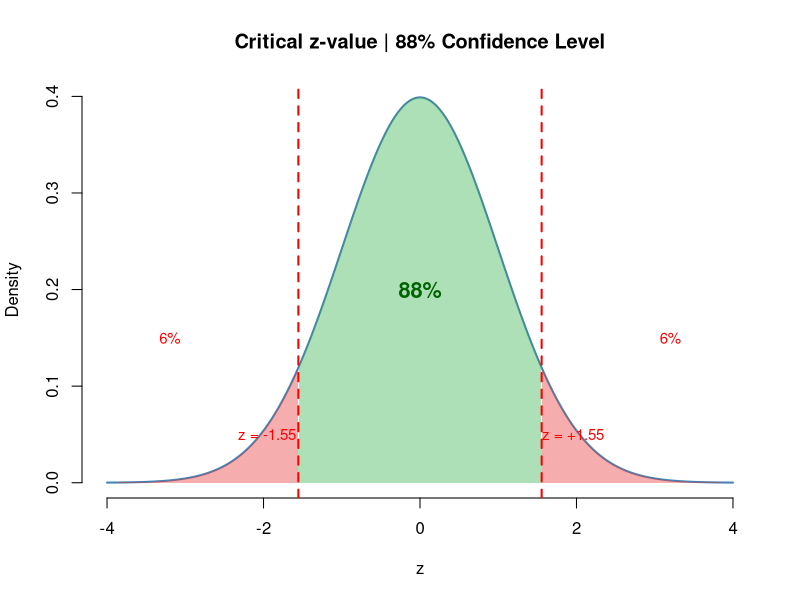
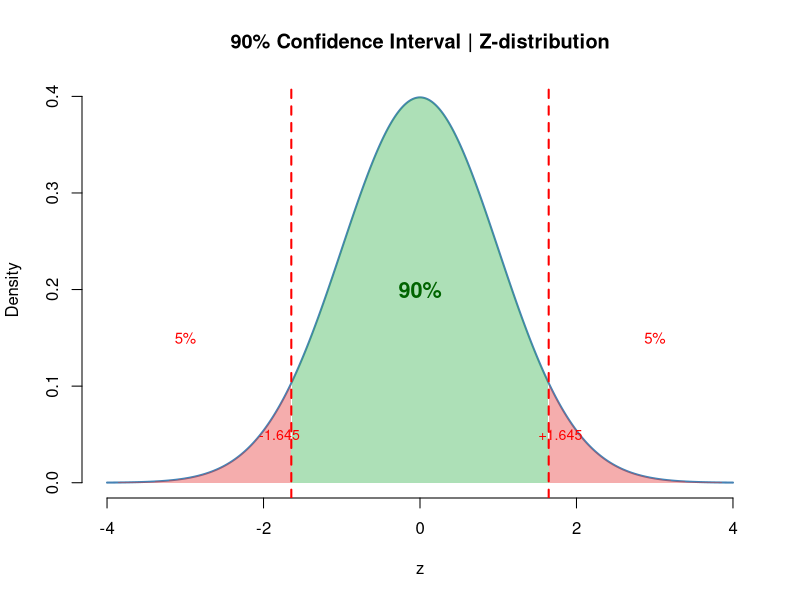
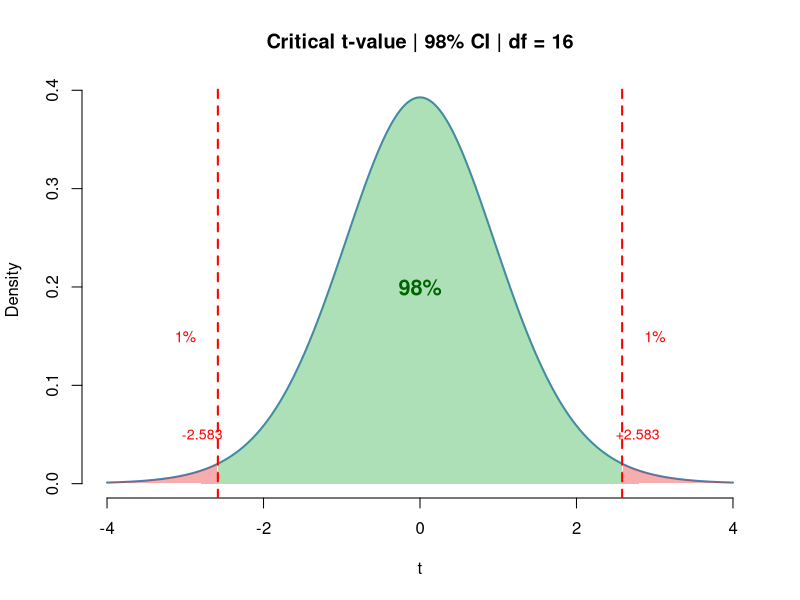
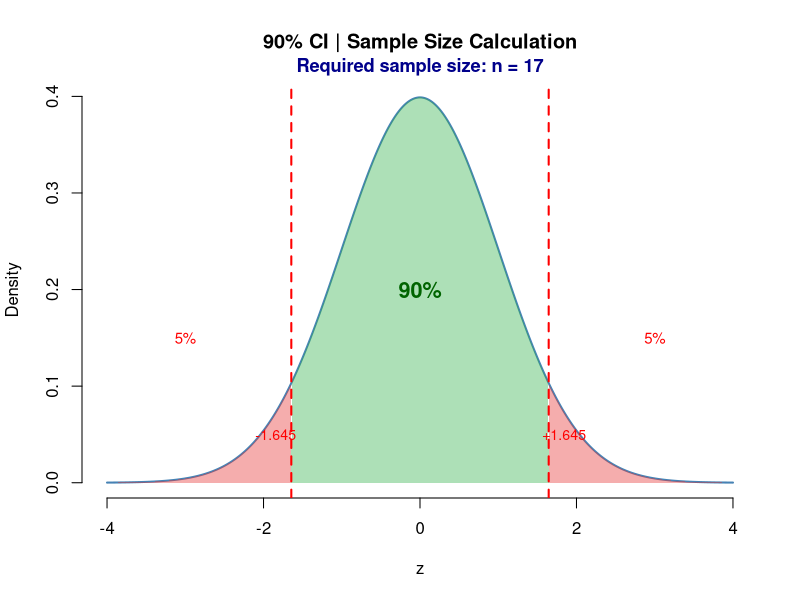
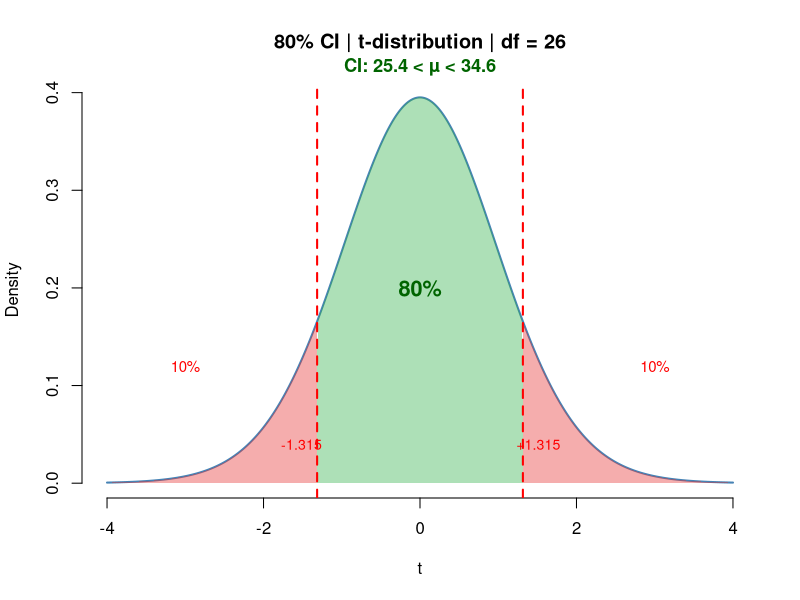
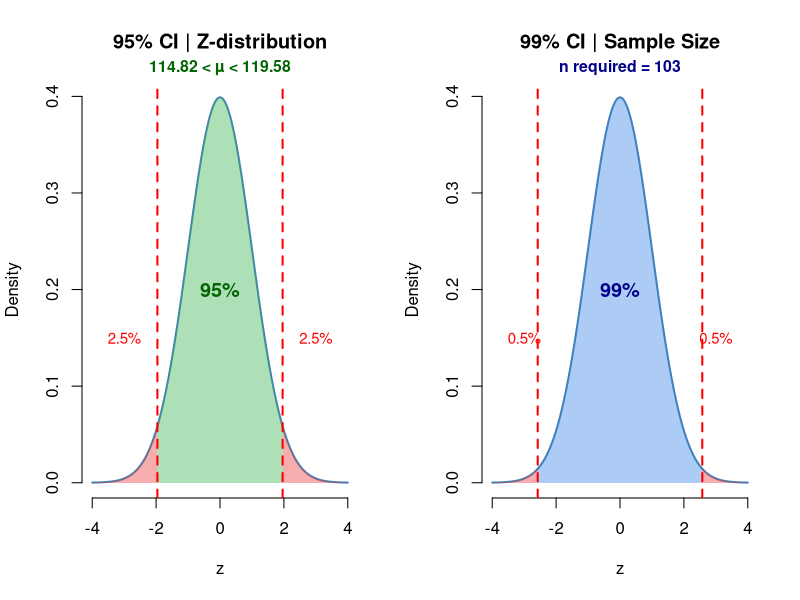

The R source for these figures, in order:
# ── Q1: Critical z-value for 88% confidence level ──────────────────────────

conf_level <- 0.88
alpha      <- 1 - conf_level        # 0.12
alpha_2    <- alpha / 2             # 0.06
z_critical <- qnorm(1 - alpha_2)

cat("Confidence level :", conf_level * 100, "%\n")
cat("Alpha/2          :", alpha_2, "\n")
cat("Critical z-value :", round(z_critical, 4), "\n")


# ── Visual ──────────────────────────────────────────────────────────────────
x <- seq(-4, 4, length.out = 1000)
y <- dnorm(x)

plot(x, y, type = "l", lwd = 2, col = "steelblue",
     main = "Critical z-value | 88% Confidence Level",
     xlab = "z", ylab = "Density", bty = "n")

# Shade confidence region (green)
x_mid <- x[x >= -z_critical & x <= z_critical]
polygon(c(-z_critical, x_mid, z_critical), c(0, dnorm(x_mid), 0),
        col = rgb(0.2, 0.7, 0.3, 0.4), border = NA)

# Shade rejection tails (red)
x_left  <- x[x <= -z_critical]
x_right <- x[x >= z_critical]
polygon(c(x_left, -z_critical),  c(dnorm(x_left),  0), col = rgb(0.9, 0.2, 0.2, 0.4), border = NA)
polygon(c(z_critical, x_right),  c(0, dnorm(x_right)), col = rgb(0.9, 0.2, 0.2, 0.4), border = NA)

# Critical value lines
abline(v = c(-z_critical, z_critical), col = "red", lwd = 2, lty = 2)

# Labels
text(0,  0.2,  paste0(conf_level*100, "%"), col = "darkgreen", cex = 1.3, font = 2)
text( z_critical + 0.4, 0.05, paste0("z = +", round(z_critical, 2)), col = "red", cex = 0.9)
text(-z_critical - 0.4, 0.05, paste0("z = -", round(z_critical, 2)), col = "red", cex = 0.9)
text( 3.2, 0.15, "6%", col = "red", cex = 0.9)
text(-3.2, 0.15, "6%", col = "red", cex = 0.9)


# ── Q2: Confidence Interval | Population SD known (Z-interval) ─────────────

# ── Given data ──────────────────────────────────────────────────────────────
n          <- 50        # sample size
x_bar      <- 3.97     # sample mean (hours)
sigma      <- 1.62     # population standard deviation (known)
conf_level <- 0.90     # confidence level

# ── (a) Critical z-value ────────────────────────────────────────────────────
alpha      <- 1 - conf_level        # 0.10
alpha_2    <- alpha / 2             # 0.05
z_critical <- qnorm(1 - alpha_2)    # qnorm(0.95)

cat("=== PART (a) ===\n")
cat("Critical z-value :", round(z_critical, 3), "\n\n")

# ── (b) Confidence Interval ─────────────────────────────────────────────────
SE         <- sigma / sqrt(n)       # Standard Error
margin     <- z_critical * SE       # Margin of Error

lower      <- x_bar - margin
upper      <- x_bar + margin

cat("=== PART (b) ===\n")
cat("Standard Error   :", round(SE, 4), "\n")
cat("Margin of Error  :", round(margin, 4), "\n")
cat("90% CI           : (", round(lower, 2), ",", round(upper, 2), ")\n")

# ── Visual ───────────────────────────────────────────────────────────────────
x <- seq(-4, 4, length.out = 1000)
y <- dnorm(x)

plot(x, y, type = "l", lwd = 2, col = "steelblue",
     main = "90% Confidence Interval | Z-distribution",
     xlab = "z", ylab = "Density", bty = "n")

x_mid   <- x[x >= -z_critical & x <= z_critical]
x_left  <- x[x <= -z_critical]
x_right <- x[x >= z_critical]

polygon(c(-z_critical, x_mid, z_critical), c(0, dnorm(x_mid), 0),
        col = rgb(0.2, 0.7, 0.3, 0.4), border = NA)
polygon(c(x_left, -z_critical), c(dnorm(x_left), 0),
        col = rgb(0.9, 0.2, 0.2, 0.4), border = NA)
polygon(c(z_critical, x_right), c(0, dnorm(x_right)),
        col = rgb(0.9, 0.2, 0.2, 0.4), border = NA)

abline(v = c(-z_critical, z_critical), col = "red", lwd = 2, lty = 2)

text(0,   0.20, "90%",                          col = "darkgreen", cex = 1.3, font = 2)
text( 3,  0.15, "5%",                           col = "red",       cex = 0.9)
text(-3,  0.15, "5%",                           col = "red",       cex = 0.9)
text( z_critical + 0.15, 0.05, paste0("+", round(z_critical, 3)), col = "red", cex = 0.85)
text(-z_critical - 0.15, 0.05, paste0("-", round(z_critical, 3)), col = "red", cex = 0.85)


# ── Q3: Critical t-value | 98% CI, n = 17 ──────────────────────────────────

# ── Given data ──────────────────────────────────────────────────────────────
conf_level <- 0.98      # confidence level
n          <- 17        # sample size
df         <- n - 1     # degrees of freedom = 16

# ── Critical t-value ────────────────────────────────────────────────────────
alpha      <- 1 - conf_level        # 0.02
alpha_2    <- alpha / 2             # 0.01
t_critical <- qt(1 - alpha_2, df)   # qt() = inverse of t-distribution

cat("Confidence level :", conf_level * 100, "%\n")
cat("Sample size (n)  :", n, "\n")
cat("Degrees of freedom:", df, "\n")
cat("Alpha/2          :", alpha_2, "\n")
cat("Critical t-value :", round(t_critical, 3), "\n")

# ── Visual ───────────────────────────────────────────────────────────────────
x <- seq(-4, 4, length.out = 1000)
y <- dt(x, df)                      # t-distribution with df=16

plot(x, y, type = "l", lwd = 2, col = "steelblue",
     main = paste0("Critical t-value | 98% CI | df = ", df),
     xlab = "t", ylab = "Density", bty = "n")

x_mid   <- x[x >= -t_critical & x <= t_critical]
x_left  <- x[x <= -t_critical]
x_right <- x[x >= t_critical]

polygon(c(-t_critical, x_mid, t_critical), c(0, dt(x_mid, df), 0),
        col = rgb(0.2, 0.7, 0.3, 0.4), border = NA)
polygon(c(x_left, -t_critical), c(dt(x_left, df), 0),
        col = rgb(0.9, 0.2, 0.2, 0.4), border = NA)
polygon(c(t_critical, x_right), c(0, dt(x_right, df)),
        col = rgb(0.9, 0.2, 0.2, 0.4), border = NA)

abline(v = c(-t_critical, t_critical), col = "red", lwd = 2, lty = 2)

text(0,  0.20, "98%",                              col = "darkgreen", cex = 1.3, font = 2)
text( 3,  0.15, "1%",                              col = "red",       cex = 0.9)
text(-3,  0.15, "1%",                              col = "red",       cex = 0.9)
text( t_critical + 0.2, 0.05, paste0("+", round(t_critical, 3)), col = "red", cex = 0.85)
text(-t_critical - 0.2, 0.05, paste0("-", round(t_critical, 3)), col = "red", cex = 0.85)

# ── Q4 (re-run): CI written as  ___ < µ < ___ ───────────────────────────────

# ── Given data ──────────────────────────────────────────────────────────────
n          <- 14
x_bar      <- 41
s          <- 10
conf_level <- 0.98

# ── Critical t-value ────────────────────────────────────────────────────────
df         <- n - 1
alpha      <- 1 - conf_level
alpha_2    <- alpha / 2
t_critical <- qt(1 - alpha_2, df)

# ── Confidence Interval ──────────────────────────────────────────────────────
SE     <- s / sqrt(n)
margin <- t_critical * SE
lower  <- x_bar - margin
upper  <- x_bar + margin

# ── Output in the exact format the question asks ─────────────────────────────
cat("=== ANSWER ===\n")
cat(round(lower, 1), "< µ <", round(upper, 1), "\n")


# ── Q5: Sample Size Calculation | σ known ────────────────────────────────────

# ── Given data ───────────────────────────────────────────────────────────────
sigma      <- 5         # population standard deviation
E          <- 2         # margin of error (within 2 decisions)
conf_level <- 0.90      # confidence level

# ── (a) Critical z-value ─────────────────────────────────────────────────────
alpha      <- 1 - conf_level        # 0.10
alpha_2    <- alpha / 2             # 0.05
z_critical <- qnorm(1 - alpha_2)    # qnorm(0.95)

cat("=== PART (a) ===\n")
cat("Critical z-value :", round(z_critical, 3), "\n\n")

# ── (b) Sample Size ───────────────────────────────────────────────────────────
# Formula: n = (z * sigma / E)^2
n_raw      <- (z_critical * sigma / E)^2   # exact value (decimal)
n_required <- ceiling(n_raw)               # ALWAYS round UP

cat("=== PART (b) ===\n")
cat("n (exact)        :", round(n_raw, 4), "\n")
cat("n (rounded UP)   :", n_required, "\n")

# ── Visual ────────────────────────────────────────────────────────────────────
x <- seq(-4, 4, length.out = 1000)
y <- dnorm(x)

plot(x, y, type = "l", lwd = 2, col = "steelblue",
     main = "90% CI | Sample Size Calculation",
     xlab = "z", ylab = "Density", bty = "n")

x_mid   <- x[x >= -z_critical & x <= z_critical]
x_left  <- x[x <= -z_critical]
x_right <- x[x >= z_critical]

polygon(c(-z_critical, x_mid, z_critical), c(0, dnorm(x_mid), 0),
        col = rgb(0.2, 0.7, 0.3, 0.4), border = NA)
polygon(c(x_left, -z_critical), c(dnorm(x_left), 0),
        col = rgb(0.9, 0.2, 0.2, 0.4), border = NA)
polygon(c(z_critical, x_right), c(0, dnorm(x_right)),
        col = rgb(0.9, 0.2, 0.2, 0.4), border = NA)

abline(v = c(-z_critical, z_critical), col = "red", lwd = 2, lty = 2)

text(0,   0.20, "90%",                                     col = "darkgreen", cex = 1.3, font = 2)
text( 3,   0.15, "5%",                                     col = "red",       cex = 0.9)
text(-3,   0.15, "5%",                                     col = "red",       cex = 0.9)
text( z_critical + 0.2, 0.05, paste0("+", round(z_critical, 3)), col = "red", cex = 0.85)
text(-z_critical - 0.2, 0.05, paste0("-", round(z_critical, 3)), col = "red", cex = 0.85)
mtext(paste0("Required sample size: n = ", n_required),
      side = 3, line = 0.3, cex = 1.1, col = "darkblue", font = 2)


# ── Q6: CI | n=27, x̄=30, s=18 | 80% | σ unknown → use T ────────────────────

# ── Given data ───────────────────────────────────────────────────────────────
n          <- 27
x_bar      <- 30
s          <- 18
conf_level <- 0.80

# ── Critical t-value ─────────────────────────────────────────────────────────
df         <- n - 1                 # degrees of freedom = 26
alpha      <- 1 - conf_level        # 0.20
alpha_2    <- alpha / 2             # 0.10
t_critical <- qt(1 - alpha_2, df)   # t where 90% is to the left

cat("=== SETUP ===\n")
cat("df               :", df, "\n")
cat("Alpha/2          :", alpha_2, "\n")
cat("Critical t-value :", round(t_critical, 3), "\n\n")

# ── Confidence Interval ───────────────────────────────────────────────────────
SE     <- s / sqrt(n)
margin <- t_critical * SE
lower  <- x_bar - margin
upper  <- x_bar + margin

cat("=== RESULTS ===\n")
cat("Standard Error   :", round(SE, 4), "\n")
cat("Margin of Error  :", round(margin, 4), "\n")
cat("80% CI           :", round(lower, 1), "< µ <", round(upper, 1), "\n")

# ── Visual ────────────────────────────────────────────────────────────────────
x <- seq(-4, 4, length.out = 1000)
y <- dt(x, df)

plot(x, y, type = "l", lwd = 2, col = "steelblue",
     main = paste0("80% CI | t-distribution | df = ", df),
     xlab = "t", ylab = "Density", bty = "n")

x_mid   <- x[x >= -t_critical & x <= t_critical]
x_left  <- x[x <= -t_critical]
x_right <- x[x >= t_critical]

polygon(c(-t_critical, x_mid, t_critical), c(0, dt(x_mid, df), 0),
        col = rgb(0.2, 0.7, 0.3, 0.4), border = NA)
polygon(c(x_left, -t_critical), c(dt(x_left, df), 0),
        col = rgb(0.9, 0.2, 0.2, 0.4), border = NA)
polygon(c(t_critical, x_right), c(0, dt(x_right, df)),
        col = rgb(0.9, 0.2, 0.2, 0.4), border = NA)

abline(v = c(-t_critical, t_critical), col = "red", lwd = 2, lty = 2)

text(0,   0.20, "80%",                                      col = "darkgreen", cex = 1.3, font = 2)
text( 3,   0.12, "10%",                                     col = "red",       cex = 0.9)
text(-3,   0.12, "10%",                                     col = "red",       cex = 0.9)
text( t_critical + 0.2, 0.04, paste0("+", round(t_critical, 3)), col = "red", cex = 0.85)
text(-t_critical - 0.2, 0.04, paste0("-", round(t_critical, 3)), col = "red", cex = 0.85)
mtext(paste0("CI: ", round(lower,1), " < µ < ", round(upper,1)),
      side = 3, line = 0.3, cex = 1.1, col = "darkgreen", font = 2)


# ── Q7: CI | Ruthenium | σ known → Z | + Sample Size ─────────────────────────

# ── Given data ────────────────────────────────────────────────────────────────
n          <- 22
x_bar      <- 117.2
sigma      <- 5.7       # population SD known → Z
conf_level <- 0.95

# ═══════════════════════════════════════════════════════════════════════════════
# PART (a) Critical z-value
# ═══════════════════════════════════════════════════════════════════════════════
alpha      <- 1 - conf_level        # 0.05
alpha_2    <- alpha / 2             # 0.025
z_critical <- qnorm(1 - alpha_2)    # qnorm(0.975)

cat("=== PART (a) ===\n")
cat("Critical z-value :", round(z_critical, 3), "\n\n")

# ═══════════════════════════════════════════════════════════════════════════════
# PART (b) Margin of Error
# ═══════════════════════════════════════════════════════════════════════════════
SE     <- sigma / sqrt(n)
E      <- z_critical * SE

cat("=== PART (b) ===\n")
cat("Standard Error   :", round(SE, 4), "\n")
cat("Margin of Error E:", round(E, 2), "μg\n\n")

# ═══════════════════════════════════════════════════════════════════════════════
# PART (c) Confidence Interval
# ═══════════════════════════════════════════════════════════════════════════════
lower <- x_bar - E
upper <- x_bar + E

cat("=== PART (c) ===\n")
cat("95% CI           :", round(lower, 2), "< µ <", round(upper, 2), "μg\n\n")

# ═══════════════════════════════════════════════════════════════════════════════
# PART (d) Interpretation
# ═══════════════════════════════════════════════════════════════════════════════
cat("=== PART (d) ===\n")
cat("✅ We are 95% confident that the TRUE MEAN Ruthenium used\n")
cat("   falls between", round(lower,2), "and", round(upper,2), "μg\n\n")

# ═══════════════════════════════════════════════════════════════════════════════
# PART (e) New critical z for 99% CI
# ═══════════════════════════════════════════════════════════════════════════════
conf_level2 <- 0.99
alpha2      <- 1 - conf_level2      # 0.01
alpha2_2    <- alpha2 / 2           # 0.005
z_critical2 <- qnorm(1 - alpha2_2)  # qnorm(0.995)

cat("=== PART (e) ===\n")
cat("Critical z (99%) :", round(z_critical2, 3), "\n\n")

# ═══════════════════════════════════════════════════════════════════════════════
# PART (f) Required sample size
# ═══════════════════════════════════════════════════════════════════════════════
E2        <- 1.45                           # within 1.45 μg
n_raw     <- (z_critical2 * sigma / E2)^2
n_required <- ceiling(n_raw)

cat("=== PART (f) ===\n")
cat("n (exact)        :", round(n_raw, 4), "\n")
cat("n (rounded UP)   :", n_required, "\n\n")

# ── Visual ────────────────────────────────────────────────────────────────────
par(mfrow = c(1, 2))   # two plots side by side

# Plot 1: 95% CI
x <- seq(-4, 4, length.out = 1000)
y <- dnorm(x)

plot(x, y, type = "l", lwd = 2, col = "steelblue",
     main = "95% CI | Z-distribution",
     xlab = "z", ylab = "Density", bty = "n")

x_mid   <- x[x >= -z_critical & x <= z_critical]
x_left  <- x[x <= -z_critical]
x_right <- x[x >= z_critical]

polygon(c(-z_critical, x_mid, z_critical), c(0, dnorm(x_mid), 0),
        col = rgb(0.2, 0.7, 0.3, 0.4), border = NA)
polygon(c(x_left, -z_critical), c(dnorm(x_left), 0),
        col = rgb(0.9, 0.2, 0.2, 0.4), border = NA)
polygon(c(z_critical, x_right), c(0, dnorm(x_right)),
        col = rgb(0.9, 0.2, 0.2, 0.4), border = NA)

abline(v = c(-z_critical, z_critical), col = "red", lwd = 2, lty = 2)
text(0,  0.20, "95%",  col = "darkgreen", cex = 1.2, font = 2)
text( 3,  0.15, "2.5%", col = "red",       cex = 0.9)
text(-3,  0.15, "2.5%", col = "red",       cex = 0.9)
mtext(paste0(round(lower,2), " < µ < ", round(upper,2)),
      side = 3, line = 0.3, cex = 0.95, col = "darkgreen", font = 2)

# Plot 2: 99% CI
plot(x, y, type = "l", lwd = 2, col = "steelblue",
     main = "99% CI | Sample Size",
     xlab = "z", ylab = "Density", bty = "n")

x_mid2   <- x[x >= -z_critical2 & x <= z_critical2]
x_left2  <- x[x <= -z_critical2]
x_right2 <- x[x >= z_critical2]

polygon(c(-z_critical2, x_mid2, z_critical2), c(0, dnorm(x_mid2), 0),
        col = rgb(0.2, 0.5, 0.9, 0.4), border = NA)
polygon(c(x_left2, -z_critical2), c(dnorm(x_left2), 0),
        col = rgb(0.9, 0.2, 0.2, 0.4), border = NA)
polygon(c(z_critical2, x_right2), c(0, dnorm(x_right2)),
        col = rgb(0.9, 0.2, 0.2, 0.4), border = NA)

abline(v = c(-z_critical2, z_critical2), col = "red", lwd = 2, lty = 2)
text(0,  0.20, "99%",  col = "darkblue",  cex = 1.2, font = 2)
text( 3,  0.15, "0.5%", col = "red",       cex = 0.9)
text(-3,  0.15, "0.5%", col = "red",       cex = 0.9)
mtext(paste0("n required = ", n_required),
      side = 3, line = 0.3, cex = 0.95, col = "darkblue", font = 2)

par(mfrow = c(1, 1))  # reset layout
